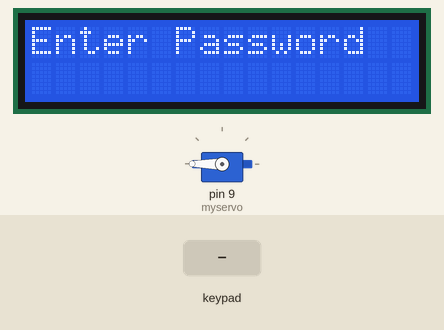
Simulated run of this sketch. Board: Arduino Uno, built with avr-gcc and run on an emulated ATmega328P. Parts: servo, 16×2 character LCD. The test bench sets the inputs (shaded band).

Above: at 4.8 s.
4.9 s: keypad keys 1 2 3 4 5 pressed 0.4 s apart
At 8.2 s:
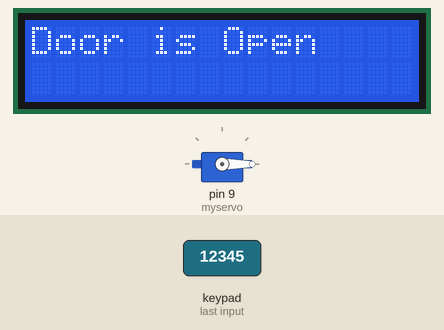
8.5 s: key '*' pressed
At 10.3 s:
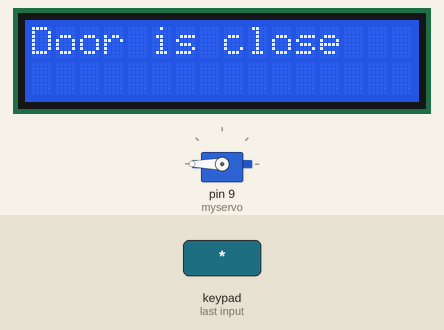
11.5 s: keypad keys 1 3 9 7 2 # pressed 0.4 s apart
At 15.2 s:
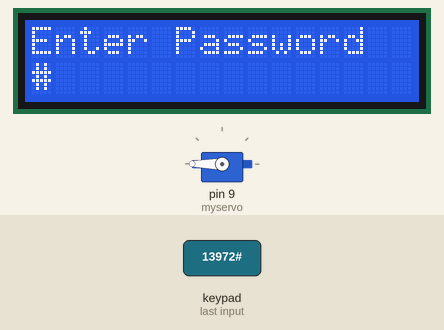
15.6 s: key '#' pressed
At 16.5 s:
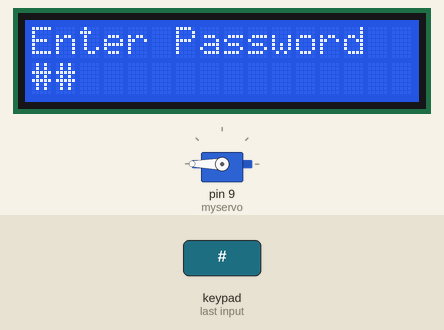
17.1 s: keypad keys 1 2 3 4 5 * pressed 0.4 s apart
At 19.8 s:
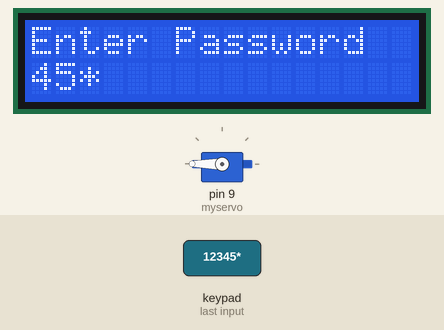
21.0 s: key '*' pressed
At 21.7 s:
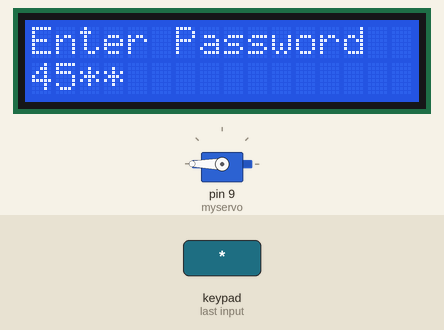
Timing chart, 0 to 23.5 s (numbered marks = the images above; inputs shaded):
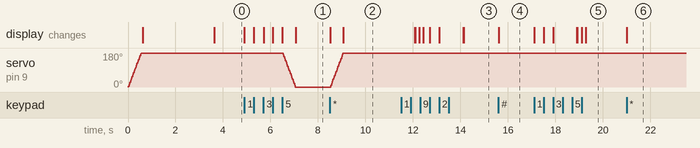

Measured:
- after the input at 4.9 s, servo on pin 9 (myservo): moves from 180° to 0° over 0.51 s, starting after 1.6 s; the display: first changes at once (image 1 shows a later state)
- after the input at 8.5 s, servo on pin 9 (myservo): moves from 0° to 180° over 0.51 s, starting at once; the display: first changes at once (image 2 shows a later state)
- after the input at 11.5 s, the display: first differs from a run without the input after 0.59 s (image 3 shows a later state)
- after the input at 15.6 s, the display: changes at once (image 4)
- after the input at 17.1 s, the display: first changes at once (image 5 shows a later state)
- after the input at 21.0 s, the display: changes at once (image 6)

The sketch:

Passward_based_door_lock_system.ino
```cpp
#include<Keypad.h>
#include<LiquidCrystal.h>
#include<Servo.h>
Servo myservo;
LiquidCrystal lcd(A0, A1, A2, A3, A4, A5);
#define Password_Length 6
int pos = 0;
char Data[Password_Length];
char Master[Password_Length] = "12345";
byte data_count = 0, master_count = 0;
char customKey;
const byte ROWS = 4;
const byte COLS = 3;
char keys[ROWS][COLS] = {{'1','2','3'},
{'4','5','6'},
{'7','8','9'},
{'*','0','#'}};
bool door = true;
byte rowPins[ROWS] = {1, 2, 3, 4};
byte colPins[COLS] = {5, 6, 7};
Keypad customKeypad(makeKeymap(keys), rowPins, colPins, ROWS, COLS);
void setup(){
  myservo.attach(9);
  ServoClose();
  lcd.begin(16, 2);
  lcd.print("Password Based");
  lcd.setCursor(0, 1);
  lcd.print("DoorLock project");
  delay(3000);
  lcd.clear();
}
void loop(){
  if(door == 0){
    customKey = customKeypad.getKey();
    if(customKey == '*'){
      lcd.clear();
      ServoClose();
      lcd.print("Door is close");
      delay(3000);
      door = 1;
    }
  }
  else Open();
}
void clearData(){
  while(data_count!=0){
    Data[data_count--] = 0;
  }
  return;
}
void ServoOpen(){
  for(pos = 180; pos>=0; pos-=5){
    myservo.write(pos);
    delay(15);
  }
}
void ServoClose(){
  for(pos=0; pos<=180; pos+=5){
    myservo.write(pos);
    delay(15);
  }
}
void Open(){
  lcd.setCursor(0, 0);
  lcd.print("Enter Password");
  customKey = customKeypad.getKey();
  if(customKey){
    Data[data_count] = customKey;
    lcd.setCursor(data_count, 1);
    lcd.print(Data[data_count]);
    data_count++;
  }
  if(data_count == Password_Length-1){
    if(!strcmp(Data, Master)){
      lcd.clear();
      ServoOpen();
      lcd.print("Door is Open");
      door = 0;
    }
    else{
      lcd.clear();
      lcd.print("Wrong Password");
      delay(1000);
      door = 1;
    }
    clearData();
  }
}
```
